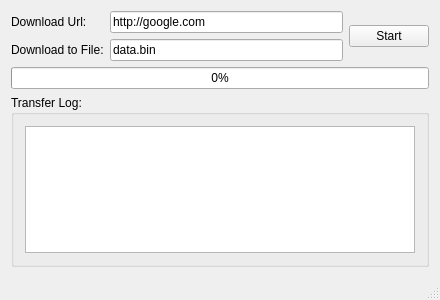
<?xml version="1.0" encoding="UTF-8"?>
<ui version="4.0">
 <class>MainWindow</class>
 <widget class="QMainWindow" name="MainWindow">
  <property name="geometry">
   <rect>
    <x>0</x>
    <y>0</y>
    <width>440</width>
    <height>300</height>
   </rect>
  </property>
  <property name="sizePolicy">
   <sizepolicy hsizetype="Preferred" vsizetype="Preferred">
    <horstretch>0</horstretch>
    <verstretch>0</verstretch>
   </sizepolicy>
  </property>
  <property name="maximumSize">
   <size>
    <width>16777215</width>
    <height>16777215</height>
   </size>
  </property>
  <property name="windowTitle">
   <string>qtcurl Downloader Example</string>
  </property>
  <widget class="QWidget" name="centralWidget">
   <layout class="QVBoxLayout" name="verticalLayout">
    <item>
     <layout class="QHBoxLayout" name="controlsLayout">
      <item>
       <layout class="QFormLayout" name="inputFieldsLayout">
        <property name="fieldGrowthPolicy">
         <enum>QFormLayout::ExpandingFieldsGrow</enum>
        </property>
        <item row="0" column="0">
         <widget class="QLabel" name="urlLabel">
          <property name="text">
           <string>Download Url:</string>
          </property>
         </widget>
        </item>
        <item row="0" column="1">
         <widget class="QLineEdit" name="urlEdit">
          <property name="text">
           <string>http://google.com</string>
          </property>
         </widget>
        </item>
        <item row="1" column="0">
         <widget class="QLabel" name="fileNameLabel">
          <property name="text">
           <string>Download to File:</string>
          </property>
         </widget>
        </item>
        <item row="1" column="1">
         <widget class="QLineEdit" name="fileNameEdit">
          <property name="sizePolicy">
           <sizepolicy hsizetype="Expanding" vsizetype="Fixed">
            <horstretch>0</horstretch>
            <verstretch>0</verstretch>
           </sizepolicy>
          </property>
          <property name="text">
           <string>data.bin</string>
          </property>
         </widget>
        </item>
       </layout>
      </item>
      <item>
       <widget class="QPushButton" name="startStopButton">
        <property name="sizePolicy">
         <sizepolicy hsizetype="Fixed" vsizetype="Fixed">
          <horstretch>0</horstretch>
          <verstretch>0</verstretch>
         </sizepolicy>
        </property>
        <property name="text">
         <string>Start</string>
        </property>
       </widget>
      </item>
     </layout>
    </item>
    <item>
     <widget class="QProgressBar" name="progressBar">
      <property name="maximum">
       <number>1024</number>
      </property>
      <property name="value">
       <number>0</number>
      </property>
     </widget>
    </item>
    <item>
     <widget class="QGroupBox" name="transferLogBox">
      <property name="title">
       <string>Transfer Log:</string>
      </property>
      <layout class="QVBoxLayout" name="verticalLayout_2">
       <item>
        <widget class="QPlainTextEdit" name="transferLog"/>
       </item>
      </layout>
     </widget>
    </item>
   </layout>
  </widget>
  <widget class="QStatusBar" name="statusBar"/>
 </widget>
 <layoutdefault spacing="6" margin="11"/>
 <resources/>
 <connections/>
</ui>
